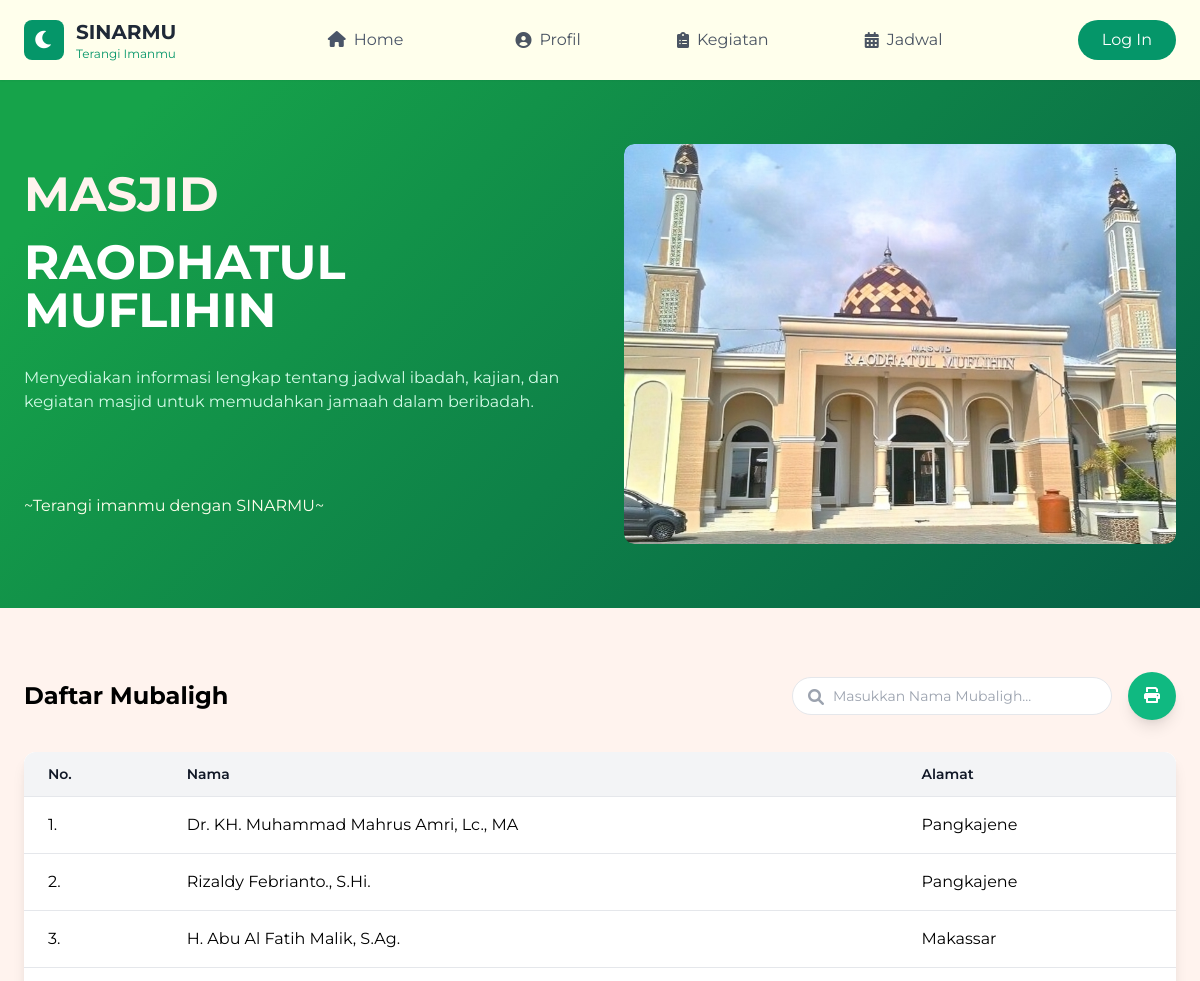
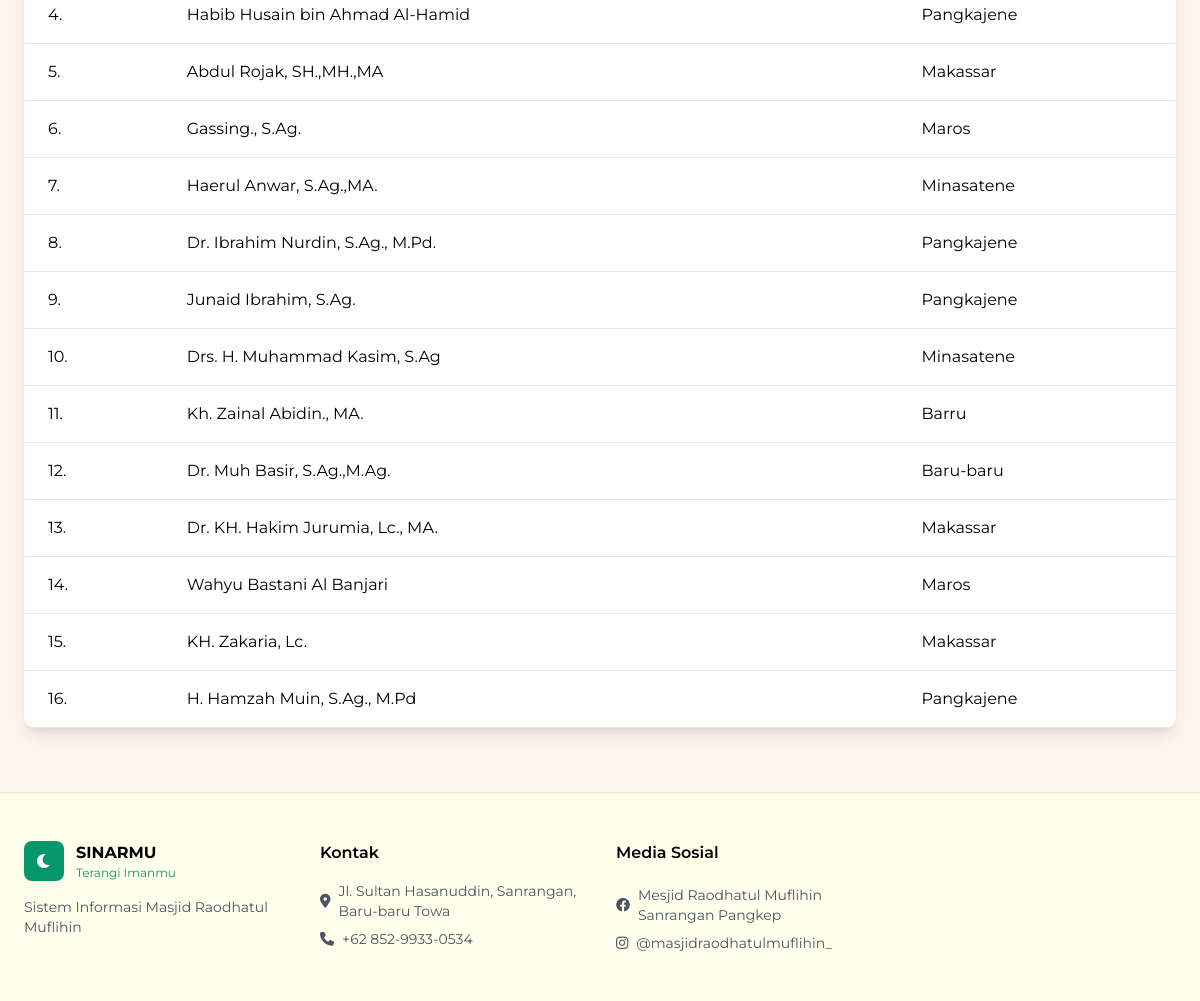
The app's page /mubaligh_public.php with its own data (2 pictures, top to bottom).
### tables this page shows
CREATE TABLE `mubaligh` (
  `id_mubaligh` int NOT NULL,
  `id_akun` int NOT NULL,
  `id_masjid` int NOT NULL,
  `nama_mubaligh` varchar(100) NOT NULL,
  `alamat_mubaligh` varchar(200) DEFAULT NULL,
  `no_telepon_mubaligh` varchar(20) DEFAULT NULL,
  `created_at` timestamp NULL DEFAULT CURRENT_TIMESTAMP,
  `updated_at` timestamp NULL DEFAULT CURRENT_TIMESTAMP ON UPDATE CURRENT_TIMESTAMP
);

### mubaligh_public.php (the view, shortened to what this page needs)
<?php
include 'koneksi.php';
$query = isset($_GET['query']) ? trim($_GET['query']) : '';
if (!empty($query)) {
    $stmt = $conn->prepare("SELECT * FROM mubaligh WHERE nama_mubaligh LIKE ? AND created_at IS NOT NULL ORDER BY created_at ASC");
    $search = "%$query%";
    $stmt->bind_param("s", $search);
} else {
    $stmt = $conn->prepare("SELECT * FROM mubaligh");
}
$stmt->execute();
$result = $stmt->get_result();
$data_mubaligh = $result->num_rows > 0 ? $result->fetch_all(MYSQLI_ASSOC) : [];
?>
<!DOCTYPE html>
<html lang="id">
<head>
    <link href="https://cdnjs.cloudflare.com/ajax/libs/tailwindcss/2.2.19/tailwind.min.css" rel="stylesheet">
    <link href="https://cdnjs.cloudflare.com/ajax/libs/font-awesome/6.0.0/css/all.min.css" rel="stylesheet">
</head>
<body>
    <nav class="background shadow-sm sticky top-0 z-50">
        <div class="max-w-7xl mx-auto px-6">
            <div class="flex justify-between h-20 items-center">
                <div class="flex items-center gap-3">
                    <div class="w-10 h-10 bg-green-600 rounded-lg flex items-center justify-center">
                        <i class="fas fa-moon text-white text-xl"></i>
                    </div>
                    <div>
                        <h1 class="font-bold text-xl text-gray-800">SINARMU</h1>
                        <p class="text-xs text-green-600">Terangi Imanmu</p>
                    </div>
                </div>
                <div class="hidden md:flex items-center space-x-20">
                    <div class="relative">
                        <div id="Home" class="flex items-center text-gray-600 hover:text-green-600 px-2 py-1 cursor-pointer">
                            <a href="home_public.php">
                                <i class="fas fa-home mr-2"></i>Home
                            </a>
                        </div>
                    </div>
                    <div class="relative">
                        <div id="Profil" class="flex items-center text-gray-600 hover:text-green-600 px-2 py-1 cursor-pointer">
                            <i class="fas fa-user-circle mr-2"></i>Profil
                        </div>
                    </div>
                    <div class="relative">
                        <div id="Activity" class="flex items-center text-gray-600 hover:text-green-600 px-2 py-1 cursor-pointer">
                            <i class="fas fa-clipboard-list mr-2"></i>Kegiatan
                        </div>
                    </div>
                    <div class="relative">
                        <div id="Schedule" class="flex items-center text-gray-600 hover:text-green-600 px-2 py-1 cursor-pointer">
                            <i class="fas fa-calendar-alt mr-2"></i>Jadwal
                        </div>
                    </div>
                </div>
        <div class="flex items-center gap-4">
            <a href="login.php" class="bg-green-600 text-white px-6 py-2 rounded-full hover:bg-green-700 transition">Log In</a>
        </div>
    </nav>
    <section class="hero-gradient py-16 text-white">
        <div class="max-w-7xl mx-auto px-6">
            <div class="grid grid-cols-1 md:grid-cols-2 gap-12 items-center">
                <div>
                    <h1 class="text-5xl font-bold mb-5" style="color: #fff3ee">MASJID</h1>
                    <h1 class="text-5xl font-bold mb-8">RAODHATUL MUFLIHIN</h1>
                    <p class="text-green-100 mb-20">Menyediakan informasi lengkap tentang jadwal ibadah, kajian, dan kegiatan masjid untuk memudahkan jamaah dalam beribadah.</p>
                    <h3 class="text-green-50" style="color: #FFFFEC">~Terangi imanmu dengan SINARMU~</h3>
                </div>
                <div class="relative w-full h-94 overflow-hidden">
                    <div class="swiper-container">
                        <div class="swiper-wrapper">
                            <div class="swiper-slide"><img src="/sisfo-masjid/image/masjid1.png" alt="Gambar 1" class="rounded-lg shadow-lg"></div>
                        </div>
                    </div>
                </div>
            </div>
        </div>
    </section>
    <section class="card py-16">
        <div class="max-w-7xl mx-auto px-6">
            <div class="flex justify-between items-center mb-8">
                <h2 class="text-2xl font-bold">Daftar Mubaligh</h2>
                <div class="flex items-center gap-4">
                    <form action="" method="GET" class="relative">
                        <input type="search" name="query" placeholder="Masukkan Nama Mubaligh..."
                            class="w-80 pl-10 pr-10 py-2 rounded-full border border-gray-200 focus:outline-none focus:ring-2 focus:ring-green-500 text-sm"
                            id="search-input" autocomplete="off">
                        <i class="fas fa-search absolute left-4 top-3 text-gray-400"></i>
                    </form>
                    <a href="cetak_daftar_mubaligh_public.php" class="text-white bg-green-500 hover:bg-green-600 rounded-full p-3 shadow-lg" title="Cetak Daftar Mubaligh">
                        <i class="fas fa-print mr-1 ml-1"></i>
                    </a>
                </div>
            </div>
            <div class="bg-white rounded-xl shadow-lg overflow-hidden">
                <table class="min-w-full bg-white">
                    <thead>
                        <tr>
                            <th class="py-3 px-6 bg-gray-100 font-semibold text-sm text-gray-900 border-b border-gray-200 text-left">No.</th>
                            <th class="py-3 px-6 bg-gray-100 font-semibold text-sm text-gray-900 border-b border-gray-200 text-left">Nama</th>
                            <th class="py-3 px-6 bg-gray-100 font-semibold text-sm text-gray-900 border-b border-gray-200 text-left">Alamat</th>
                        </tr>
                    </thead>
                    <tbody>
                        <?php if (!empty($data_mubaligh)): ?>
                            <?php foreach ($data_mubaligh as $index => $row): ?>
                                <tr class="hover:bg-gray-100">
                                    <td class="py-4 px-6 border-b border-gray-200"><?= $index + 1; ?>.</td>
                                    <td class="py-4 px-6 border-b border-gray-200"><?php echo htmlspecialchars($row['nama_mubaligh']); ?></td>
                                    <td class="py-4 px-6 border-b border-gray-200"><?php echo htmlspecialchars($row['alamat_mubaligh']); ?></td>
                                </tr>
                            <?php endforeach; ?>
                        <?php endif; ?>
                    </tbody>
                </table>
            </div>
        </div>
    </section>
    <footer class="background border-t">
            <div class="max-w-7xl mx-auto px-6 py-12">
                <div class="grid grid-cols-1 md:grid-cols-4 gap-8">
                    <div>
                        <div class="flex items-center gap-3 mb-4">
                            <div class="w-10 h-10 bg-green-600 rounded-lg flex items-center justify-center">
                                <i class="fas fa-moon text-white"></i>
                            </div>
                            <div>
                                <h4 class="font-bold">SINARMU</h4>
                                <p class="text-xs text-green-600">Terangi Imanmu</p>
                            </div>
                        </div>
                        <p class="text-gray-600 text-sm">Sistem Informasi Masjid Raodhatul Muflihin</p>
                    </div>
                    <div>
                        <h5 class="font-semibold mb-4">Kontak</h5>
                        <ul class="space-y-2 text-sm text-gray-600">
                            <li class="flex items-center gap-2">
                                <i class="fas fa-map-marker-alt"></i>
                                    <a href="https://www.google.co.id/maps/place/Masjid+Raodhatul+Muflihin/@-4.8570717,119.5683597,17z/data=!3m1!4b1!4m6!3m5!1s0x2dbe50384d5f9bdf:0x94d60c3d24cec5d!8m2!3d-4.8570717!4d119.5709346!16s%2Fg%2F11cjh_1107?entry=ttu&g_ep=EgoyMDI0MTAyNy4wIKXMDSoASAFQAw%3D%3D" class="hover:text-green-600">
                                        Jl. Sultan Hasanuddin, Sanrangan, Baru-baru Towa
                                    </a>
                            </li>
                            <li class="flex items-center gap-2">
                                <i class="fas fa-phone"></i>
                                    <a href="https://wa.me/6285299330534" class="hover:text-green-600">
                                        +62 852-9933-0534
                                    </a>
                            </li>
                        </ul>
                    </div>
                    <div>
                        <h5 class="font-semibold mb-5">Media Sosial</h5>
                        <ul class="space-y-2 text-sm text-gray-600">
                            <li class="flex items-center gap-2">
                                <i class="fab fa-facebook"></i>
                                    <a href="https://web.facebook.com/pages/Mesjid-Raodhatul-Muflihin-Sanrangan-Pangkep/2469976183028030" class="hover:text-green-600">
                                        Mesjid Raodhatul Muflihin Sanrangan Pangkep
                                    </a>
                            </li>
                            <li class="flex items-center gap-2">
                                <i class="fab fa-instagram"></i>
                                    <a href="https://www.instagram.com/masjidraodhatulmuflihin_/" class="hover:text-green-600">
                                        @masjidraodhatulmuflihin_
                                    </a>
                            </li>
                        </ul>
                    </div>
                </div>
            </div>
    </footer>
</body>
</html>

### mubaligh_public.php (style rules this page uses)
body { font-family: 'Montserrat', sans-serif; background-color: #fff3ee; }
.hero-gradient { background: linear-gradient(135deg, #16a34a 10%, #065f46 100%); }
.card { background: #fff3ee; }
nav { background: #FFFFEC; position: sticky; top: 0; z-index: 50; }
nav a { color: #4a5568; padding: 0.5rem 1rem; border-radius: 0.5rem; }
footer { background-color: #FFFFEC; border-top: 1px solid #e2e8f0; }
.swiper-container { width: 100%; height: 400px; position: relative; overflow: hidden; border-radius: 10px; }
.swiper-wrapper { display: flex; transition: transform 0.5s ease-in-out; }
.swiper-slide { display: flex; justify-content: center; align-items: center; opacity: 0; transition: opacity 0.5s ease-in-out; position: absolute; width: 100%; height: 100%; border-radius: 10px; overflow: hidden; box-shadow: 0 4px 15px rgba(0, 0, 0, 0.2); }
.swiper-slide-active { opacity: 1; }

### records on screen
mubaligh: nama_mubaligh "Dr. KH. Muhammad Mahrus Amri, Lc., MA", alamat_mubaligh "Pangkajene"
mubaligh: nama_mubaligh "Rizaldy Febrianto., S.Hi.", alamat_mubaligh "Pangkajene"
mubaligh: nama_mubaligh "H. Abu Al Fatih Malik, S.Ag.", alamat_mubaligh "Makassar"
mubaligh: nama_mubaligh "Habib Husain bin Ahmad Al-Hamid", alamat_mubaligh "Pangkajene"
mubaligh: nama_mubaligh "Abdul Rojak, SH.,MH.,MA", alamat_mubaligh "Makassar"
mubaligh: nama_mubaligh "Gassing., S.Ag.", alamat_mubaligh "Maros"
mubaligh: nama_mubaligh "Haerul Anwar, S.Ag.,MA.", alamat_mubaligh "Minasatene"
mubaligh: nama_mubaligh "Dr. Ibrahim Nurdin, S.Ag., M.Pd.", alamat_mubaligh "Pangkajene"
mubaligh: nama_mubaligh "Junaid Ibrahim, S.Ag.", alamat_mubaligh "Pangkajene"
mubaligh: nama_mubaligh "Drs. H. Muhammad Kasim, S.Ag", alamat_mubaligh "Minasatene"
mubaligh: nama_mubaligh "Kh. Zainal Abidin., MA.", alamat_mubaligh "Barru"
mubaligh: nama_mubaligh "Dr. Muh Basir, S.Ag.,M.Ag.", alamat_mubaligh "Baru-baru"
mubaligh: nama_mubaligh "Dr. KH. Hakim Jurumia, Lc., MA.", alamat_mubaligh "Makassar"
mubaligh: nama_mubaligh "Wahyu Bastani Al Banjari", alamat_mubaligh "Maros"
mubaligh: nama_mubaligh "KH. Zakaria, Lc.", alamat_mubaligh "Makassar"
mubaligh: nama_mubaligh "H. Hamzah Muin, S.Ag., M.Pd", alamat_mubaligh "Pangkajene"
